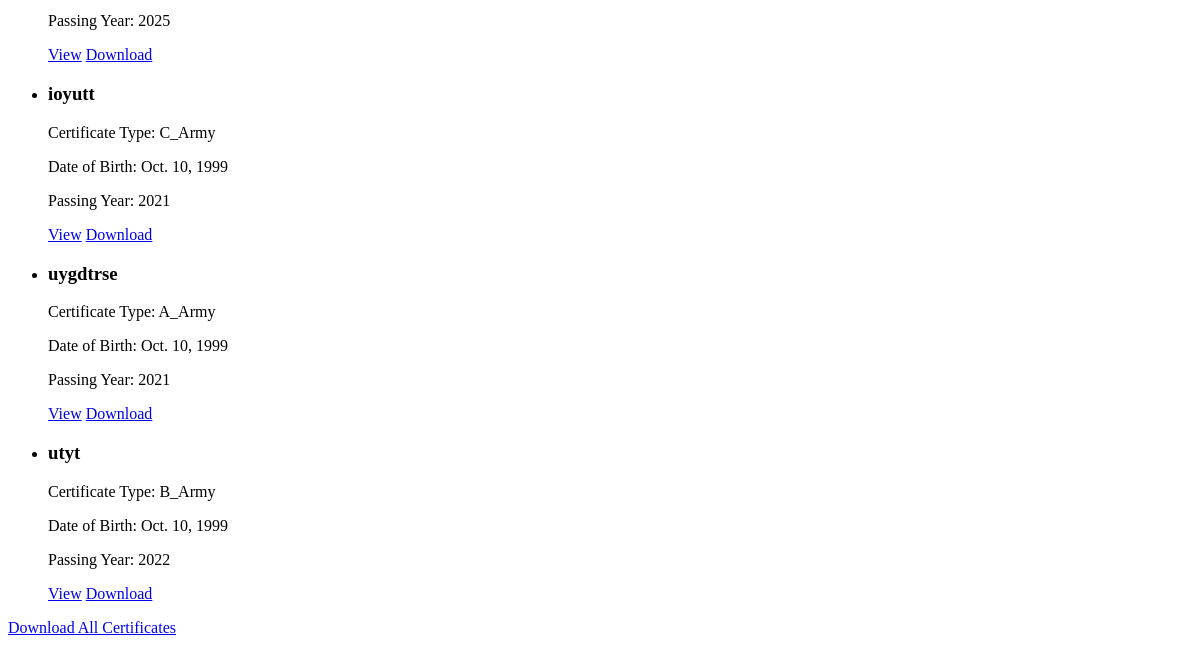
Page /view-certificates/ (lower part) on the earlier database version.
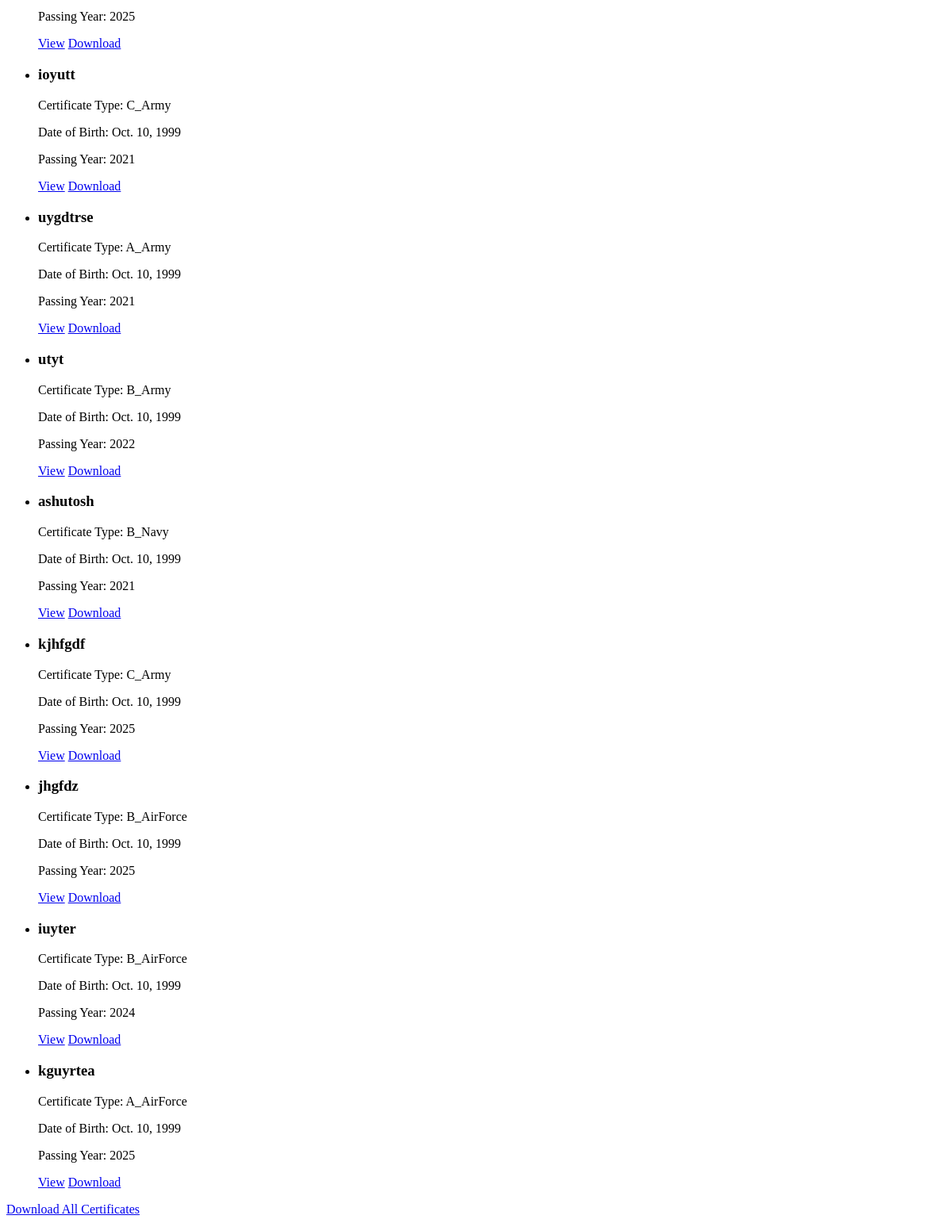
Same page on the later database version.
### mainapp/models.py (models this page shows, shortened)
class Certificate(models.Model):
    CERTIFICATE_TYPE_CHOICES = [
        ('A_Army', 'A Army'),
        ('A_AirForce', 'A AirForce'),
        ('A_Navy', 'A Navy'),
        ('B_AirForce', 'B AirForce'),
        ('B_Army', 'B Army'),
        ('B_Navy', 'B Navy'),
        ('C_Army', 'C Army'),
    ]
    Name = models.CharField(max_length=100, null=True, blank=True)
    DOB = models.DateField(null=True, blank=True)
    Guardian = models.CharField(max_length=100, null=True, blank=True)
    CertificateType = models.CharField(max_length=20, choices=CERTIFICATE_TYPE_CHOICES, null=True, blank=True)
    CadetRank = models.CharField(max_length=20, null=True, blank=True)
    PassingYear = models.IntegerField(null=True, blank=True)
    Grade = models.CharField(max_length=10, null=True, blank=True)
    Unit = models.CharField(max_length=50, null=True, blank=True)
    Directorate = models.CharField(max_length=50, null=True, blank=True)
    Place = models.CharField(max_length=100, null=True, blank=True)
    Institute = models.CharField(max_length=100, null=True, blank=True)
    certificate_number = models.CharField(max_length=50, null=True, blank=True)
    serial_number = models.CharField(max_length=50, null=True, blank=True)
    user_image = models.ImageField(upload_to='media/', null=True, blank=True)
    qr_code = models.ImageField(upload_to='qr_codes/', blank=True)
    final_certificate = models.ImageField(upload_to='media/certificates/', null=True, blank=True)
    is_duplicate = models.BooleanField(default=False)
    reviewer_ceo = models.ForeignKey(settings.AUTH_USER_MODEL, related_name='ceo_reviews', on_delete=models.SET_NULL, null=True, blank=True)
    reviewer_register_head = models.ForeignKey(settings.AUTH_USER_MODEL, related_name='register_head_reviews', on_delete=models.SET_NULL, null=True, blank=True)
    reviewer_staff = models.ForeignKey(settings.AUTH_USER_MODEL, related_name='staff_reviews', on_delete=models.SET_NULL, null=True, blank=True)
    ceo_review_status = models.BooleanField(null=True, blank=True)
    register_head_review_status = models.BooleanField(null=True, blank=True)
    staff_review_status = models.BooleanField(null=True, blank=True)
    signature_image = models.ImageField(upload_to='signatures/', null=True, blank=True)
    is_signed = models.BooleanField(default=False)

### mainapp/views.py (the view)
# urls.py: path('view-certificates/', view_certificates, name='view_certificates'),
def view_certificates(request):
    certificates = Certificate.objects.all()
    return render(request, 'view_certificates.html', {'certificates': certificates})

### mainapp/templates/view_certificates.html (shortened to what this page needs)
<!DOCTYPE html>
<html lang="en">
<head>
</head>
<body>
    {% if certificates %}
        <ul>
            {% for certificate in certificates %}
                <li>
                    <h3>{{ certificate.Name }}</h3>
                    <p>Certificate Type: {{ certificate.CertificateType }}</p>
                    <p>Date of Birth: {{ certificate.DOB }}</p>
                    <p>Passing Year: {{ certificate.PassingYear }}</p>
                    <a href="{% url 'view_certificate_detail' certificate_id=certificate.id %}" class="btn btn-primary" target="_blank">View</a>
                    <a href="{% url 'download_certificate_detail' certificate_id=certificate.id %}" class="btn btn-success">Download</a>
                </li>
            {% endfor %}
        </ul>
        <a href="{% url 'download_all_certificates' %}" class="btn btn-primary">Download All Certificates</a>
    {% else %}
        <p>No certificates found.</p>
    {% endif %}
</body>
</html>

Differences in the rows shown:
added Certificate: Name "ashutosh", CertificateType "B_Navy", DOB "Oct. 10, 1999", PassingYear "2021"
added Certificate: Name "kjhfgdf", CertificateType "C_Army", DOB "Oct. 10, 1999", PassingYear "2025"
added Certificate: Name "jhgfdz", CertificateType "B_AirForce", DOB "Oct. 10, 1999", PassingYear "2025"
added Certificate: Name "iuyter", CertificateType "B_AirForce", DOB "Oct. 10, 1999", PassingYear "2024"
added Certificate: Name "kguyrtea", CertificateType "A_AirForce", DOB "Oct. 10, 1999", PassingYear "2025"
